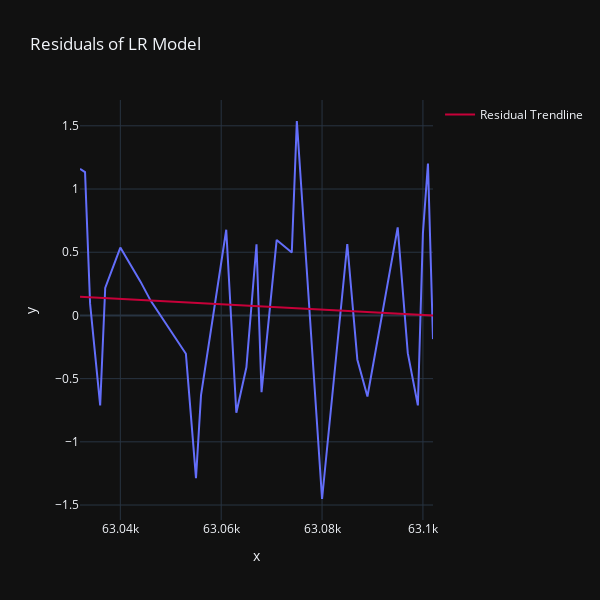

Here is the notebook cell this chart was saved with:
### Code cell
residuals = lr_yhat - y_test
residuals.sort_index(ascending=True, inplace=True)

fig = px.line(x=residuals.keys(), y=residuals.values, title='Residuals of LR Model')
# print(fig.data[1])
# fig.data[1].showlegend = True

fig2 = px.scatter(x=residuals.keys(), y=residuals.values, trendline='ols', trendline_color_override='#C70039')
fig2.data[1].name = 'Residual Trendline'
fig2.data[1].showlegend = True

fig.add_trace(fig2.data[1])

fig.update_layout(height=600, width=600, template='plotly_dark')
fig.show()

### Figure 1 — Plotly figure (JSON) as saved in the notebook; plotly's stock layout.template omitted (floating-point values rounded to 4 significant figures)
{"data": [{"hovertemplate": "x=%{x}<br>y=%{y}<extra></extra>", "legendgroup": "", "line": {"color": "#636efa", "dash": "solid"}, "marker": {"symbol": "circle"}, "mode": "lines", "name": "", "orientation": "v", "showlegend": false, "type": "scatter", "x": [63032, 63033, 63034, 63036, 63037, 63040, 63044, 63046, 63053, 63055, 63056, 63061, 63063, 63065, 63067, 63068, 63071, 63074, 63075, 63080, 63085, 63087, 63089, 63095, 63097, 63099, 63100, 63101, 63102], "xaxis": "x", "y": [1.159, 1.134, 0.09306, -0.7119, 0.2168, 0.5367, 0.2674, 0.1172, -0.3036, -1.287, -0.6298, 0.6777, -0.7695, -0.4107, 0.5633, -0.6071, 0.597, 0.4975, 1.538, -1.452, 0.565, -0.3503, -0.6414, 0.6962, -0.2987, -0.7116, 0.6477, 1.201, -0.1875], "yaxis": "y"}, {"hovertemplate": "<b>OLS trendline</b><br>y = -0.00211678 * x + 133.573<br>R<sup>2</sup>=0.004170<br><br>x=%{x}<br>y=%{y} <b>(trend)</b><extra></extra>", "legendgroup": "", "line": {"color": "#C70039"}, "marker": {"color": "#636efa", "symbol": "circle"}, "mode": "lines", "name": "Residual Trendline", "showlegend": true, "type": "scatter", "x": [63032, 63033, 63034, 63036, 63037, 63040, 63044, 63046, 63053, 63055, 63056, 63061, 63063, 63065, 63067, 63068, 63071, 63074, 63075, 63080, 63085, 63087, 63089, 63095, 63097, 63099, 63100, 63101, 63102], "xaxis": "x", "y": [0.1483, 0.1461, 0.144, 0.1398, 0.1377, 0.1313, 0.1229, 0.1186, 0.1038, 0.09957, 0.09745, 0.08687, 0.08263, 0.0784, 0.07417, 0.07205, 0.0657, 0.05935, 0.05723, 0.04665, 0.03606, 0.03183, 0.0276, 0.0149, 0.01066, 0.00643, 0.004313, 0.002196, 7.935e-05], "yaxis": "y"}], "layout": {"height": 600, "legend": {"tracegroupgap": 0}, "title": {"text": "Residuals of LR Model"}, "width": 600, "xaxis": {"anchor": "y", "domain": [0, 1], "title": {"text": "x"}}, "yaxis": {"anchor": "x", "domain": [0, 1], "title": {"text": "y"}}}}
